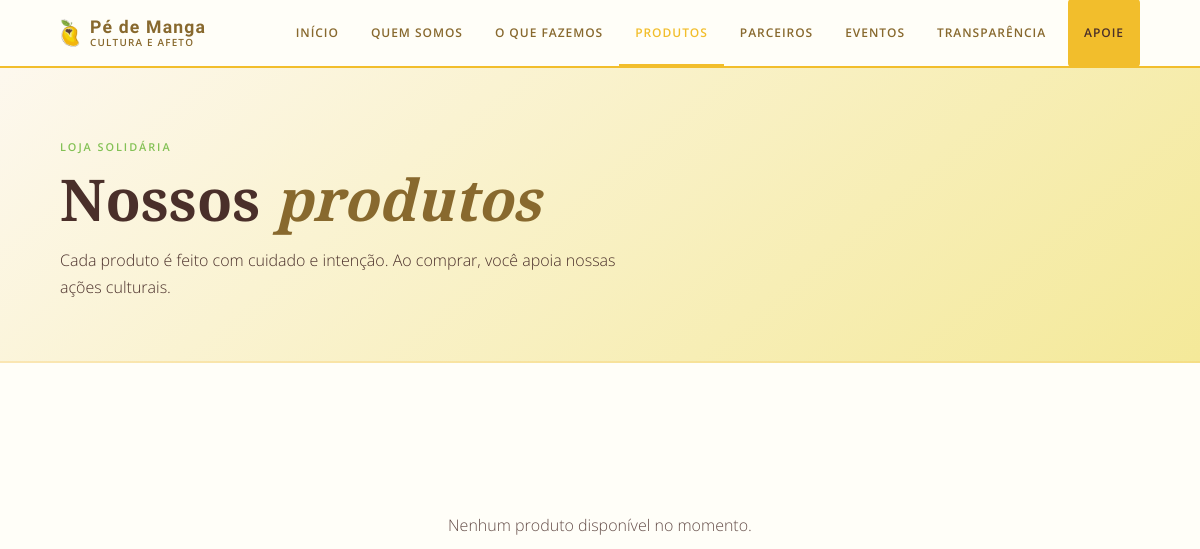
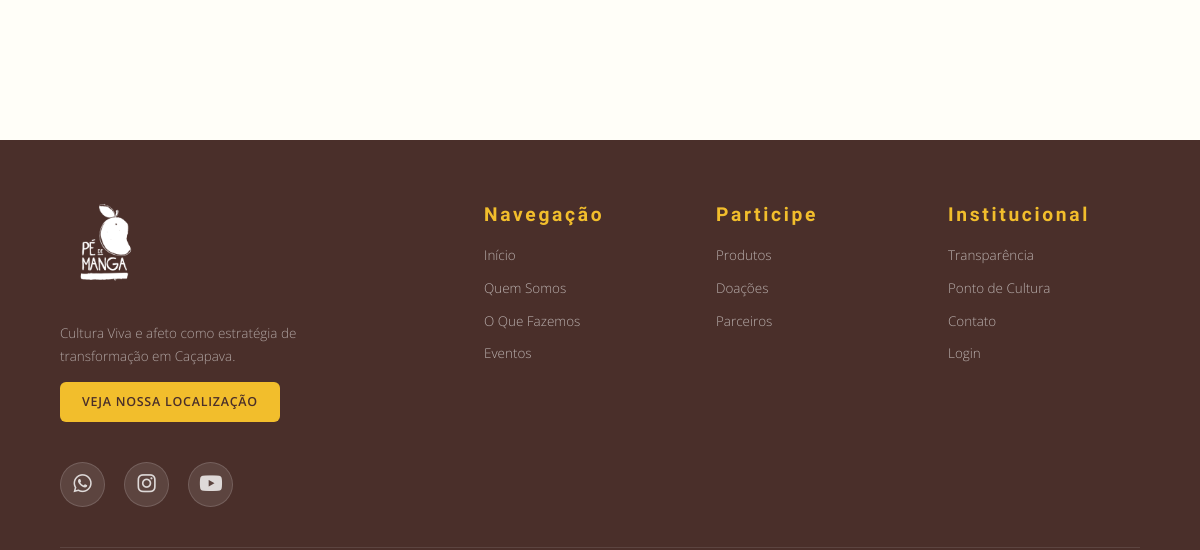
Page /produtos.php (upper part) on the earlier database version (2 pictures, top to bottom).
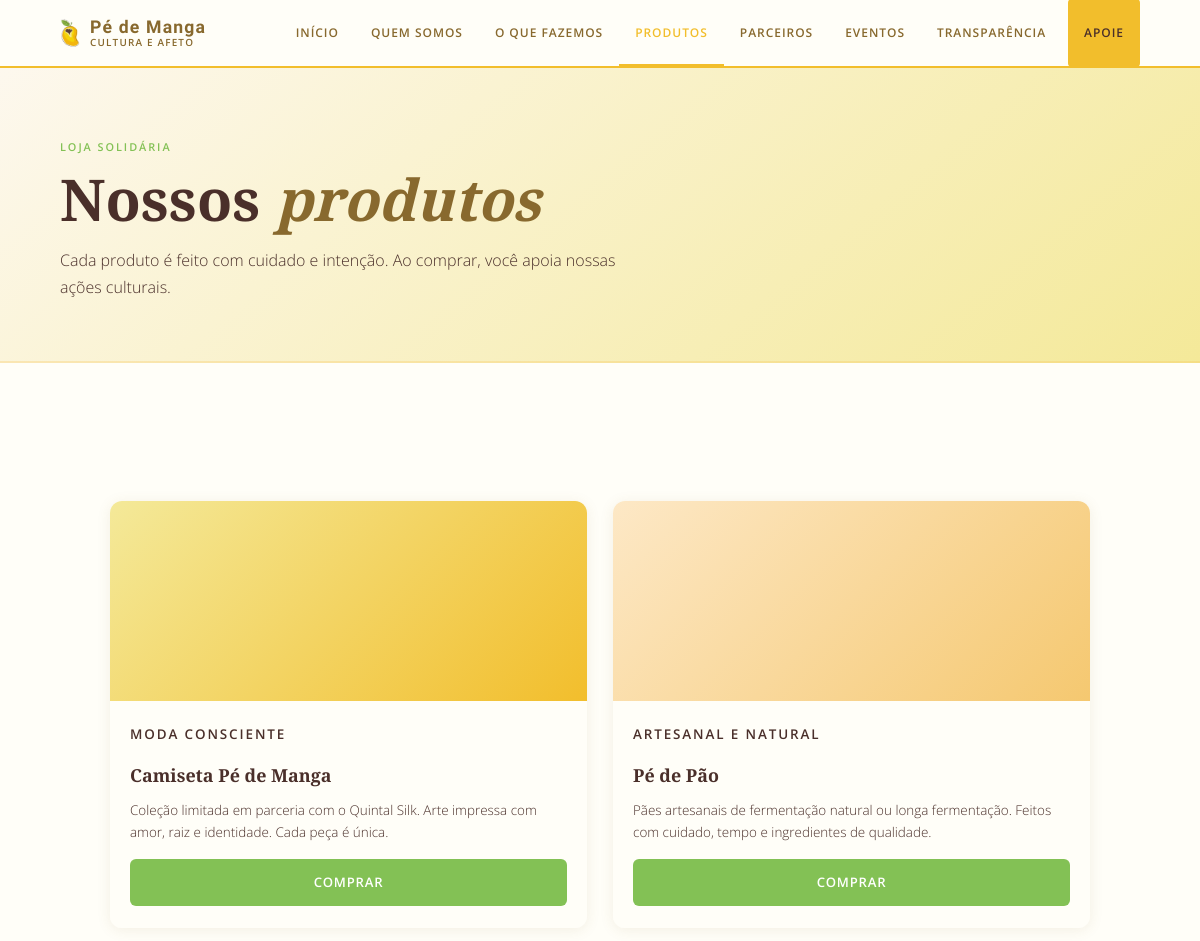
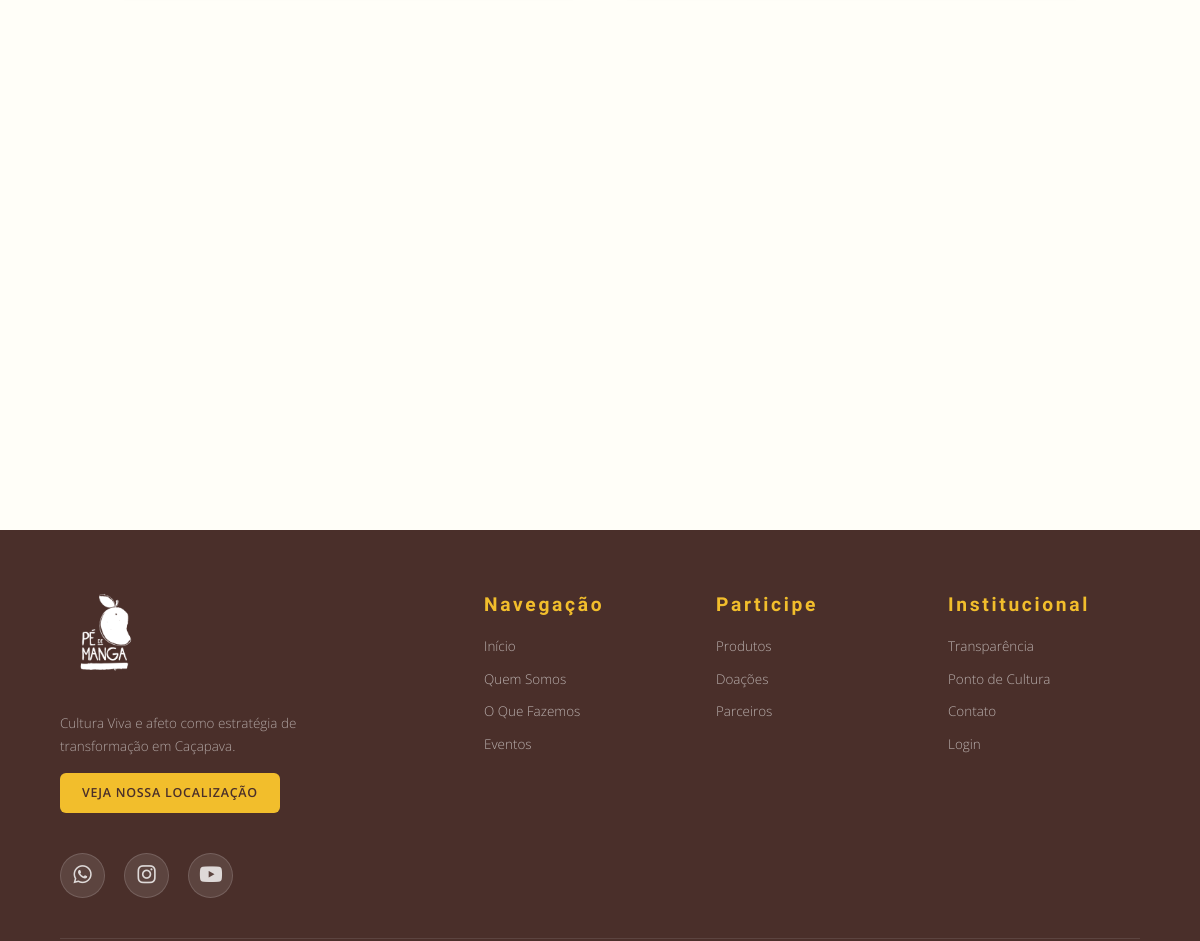
Same page on the later database version (2 pictures, top to bottom).
### tables this page shows
CREATE TABLE `produtos` (
  `id` int(10) UNSIGNED NOT NULL,
  `nome` varchar(255) NOT NULL,
  `descricao` text DEFAULT NULL,
  `tag` varchar(100) DEFAULT NULL,
  `foto` varchar(255) DEFAULT NULL,
  `cor_fundo` varchar(150) NOT NULL DEFAULT 'linear-gradient(135deg,#f4e999,#f2be2c)',
  `ativo` tinyint(1) NOT NULL DEFAULT 1,
  `criado_em` timestamp NOT NULL DEFAULT current_timestamp()
);

### includes/config.php (called while the page is built, shortened)
<?php
require_once __DIR__ . '/db.php';
function get_contato()
{
    return [
        'telefone' => '(12) 99762-4486',
        'email'    => 'pedemangacpv@gmail.com',
        'pix'      => 'financasdopedemanga@gmail.com',
    ];
}
function get_produtos(): array
{
    return get_db()->query('SELECT * FROM produtos WHERE ativo = 1 ORDER BY id')->fetchAll();
}

### includes/db.php (called while the page is built, shortened)
<?php
function get_db(): PDO
{
    static $pdo = null;
    if ($pdo === null) {
        $dsn = 'mysql:host=' . DB_HOST . ';dbname=' . DB_NAME . ';charset=' . DB_CHARSET;
        $pdo = new PDO($dsn, DB_USER, DB_PASS, [
            PDO::ATTR_ERRMODE            => PDO::ERRMODE_EXCEPTION,
            PDO::ATTR_DEFAULT_FETCH_MODE => PDO::FETCH_ASSOC,
            PDO::ATTR_EMULATE_PREPARES   => false,
        ]);
    }
    return $pdo;
}

### produtos.php (the view, shortened to what this page needs)
<?php
require_once 'includes/config.php';
$produtos = get_produtos();
?>
<!DOCTYPE html>
<html lang="pt-BR">
<head>
  <link rel="stylesheet" href="https://cdnjs.cloudflare.com/ajax/libs/font-awesome/6.4.0/css/all.min.css">
  <link rel="stylesheet" href="assets/css/style.css?v=3">
</head>
<body>
  <?php require 'includes/nav.php'; ?>
  <div class="page-wrap">
    <div class="page-hero">
      <p class="ph-tag">Loja solidária</p>
      <h1>Nossos <em>produtos</em></h1>
      <p>Cada produto é feito com cuidado e intenção. Ao comprar, você apoia nossas ações culturais.</p>
    </div>
    <section>
      <div class="section-inner">
        <?php if (empty($produtos)): ?>
          <p style="text-align:center;padding:60px 0;color:var(--marrom-escuro);opacity:.85;">
            Nenhum produto disponível no momento.
          </p>
        <?php else: ?>
          <div class="produtos-grid">
            <?php foreach ($produtos as $p):
              $wa_msg  = rawurlencode('Olá! Gostaria de comprar: ' . $p['nome']);
              $wa_link = 'https://wa.me/' . WHATSAPP_NUM . '?text=' . $wa_msg;
            ?>
              <div class="produto-card reveal">
                <div class="produto-img" style="background:<?= htmlspecialchars($p['cor_fundo']) ?>;">
                </div>
                <div class="produto-body">
                  <?php if (!empty($p['tag'])): ?>
                    <p class="produto-tag"><?= htmlspecialchars($p['tag']) ?></p>
                  <?php endif; ?>
                  <h3><?= htmlspecialchars($p['nome']) ?></h3>
                  <p><?= nl2br(htmlspecialchars($p['descricao'] ?? '')) ?></p>
                  <a href="<?= $wa_link ?>" target="_blank" rel="noopener" class="btn btn-verde">
                    Comprar
                  </a>
                </div>
              </div>
            <?php endforeach; ?>
          </div>
        <?php endif; ?>
      </div>
    </section>
  </div>
  <?php require 'includes/footer.php'; ?>
</body>
</html>

### includes/nav.php (shortened to what this page needs)
<?php
$current = basename($_SERVER['PHP_SELF'], '.php');
function nav_active($page)
{
  global $current;
  return $current === $page ? 'active' : '';
}
?>
<nav>
  <a href="index.php" class="nav-logo">
    <span class="nav-mango"><img src="./assets/img/logo-semtexto.png" alt="Pé de Manga Icon" id="nav-logo"></span>
    <div class="logo-text">
      <p class="nav-logo-text">Pé de Manga</p>
      <span>Cultura e Afeto</span>
    </div>
  </a>
  <ul class="nav-links" id="navLinks">
    <li><a href="index.php" class="<?= nav_active('index') ?>">Início</a></li>
    <li><a href="quem-somos.php" class="<?= nav_active('quem-somos') ?>">Quem Somos</a></li>
    <li><a href="o-que-fazemos.php" class="<?= nav_active('o-que-fazemos') ?>">O Que Fazemos</a></li>
    <li><a href="produtos.php" class="<?= nav_active('produtos') ?>">Produtos</a></li>
    <li><a href="parceiros.php" class="<?= nav_active('parceiros') ?>">Parceiros</a></li>
    <li><a href="eventos.php" class="<?= nav_active('eventos') ?>">Eventos</a></li>
    <li><a href="transparencia.php" class="<?= nav_active('transparencia') ?>">Transparência</a></li>
    <li><a href="doacoes.php" class="nav-cta <?= nav_active('doacoes') ?>">Apoie</a></li>
  </ul>
</nav>

### includes/footer.php (shortened to what this page needs)
<?php $c = get_contato(); ?>
<footer>
  <div class="footer-grid">
    <div class="footer-brand">
      <img src="./assets/img/logo.png" alt="Pé de Manga" style="filter: brightness(0) invert(1);">
      <p>Cultura Viva e afeto como estratégia de transformação em Caçapava.</p>
      <a href="https://maps.app.goo.gl/WJmJwxNSUe2Vjo5g7" target="_blank" class="btn-footer">Veja nossa localização</a>
      <div class="social-links">
        <a href="https://wa.me/5512997624486" target="_blank"><i class="fab fa-whatsapp"></i></a>
        <a href="https://www.instagram.com/pedemangacpv/" target="_blank"><i class="fab fa-instagram"></i></a>
        <a href="https://www.youtube.com/@PedeMangaCPV" target="_blank"><i class="fab fa-youtube"></i></a>
      </div>
    </div>
    <div class="footer-col">
      <h5>Navegação</h5>
      <ul>
        <li><a href="index.php">Início</a></li>
        <li><a href="quem-somos.php">Quem Somos</a></li>
        <li><a href="o-que-fazemos.php">O Que Fazemos</a></li>
        <li><a href="eventos.php">Eventos</a></li>
      </ul>
    </div>
    <div class="footer-col">
      <h5>Participe</h5>
      <ul>
        <li><a href="produtos.php">Produtos</a></li>
        <li><a href="doacoes.php">Doações</a></li>
        <li><a href="parceiros.php">Parceiros</a></li>
      </ul>
    </div>
    <div class="footer-col">
      <h5>Institucional</h5>
      <ul>
        <li><a href="transparencia.php">Transparência</a></li>
        <li><a href="https://culturaviva.cultura.gov.br/agente/14621536/" target="_blank">Ponto de Cultura</a></li>
        <li><a href="mailto:<?php echo $c['email']; ?>">Contato</a></li>
        <li><a href="./admin/login.php">Login</a></li>
      </ul>
    </div>
  </div>
</footer>

Differences in the rows shown:
added produtos: tag "MODA CONSCIENTE", nome "Camiseta Pé de Manga", descricao "Coleção limitada em parceria com o Quintal Silk. Arte impressa com amor, raiz e identidade. Cada peça é única."
added produtos: tag "ARTESANAL E NATURAL", nome "Pé de Pão", descricao "Pães artesanais de fermentação natural ou longa fermentação. Feitos com cuidado, tempo e ingredientes de qualidade."
Other differences:
text no longer shown: "Nenhum produto disponível no momento."
